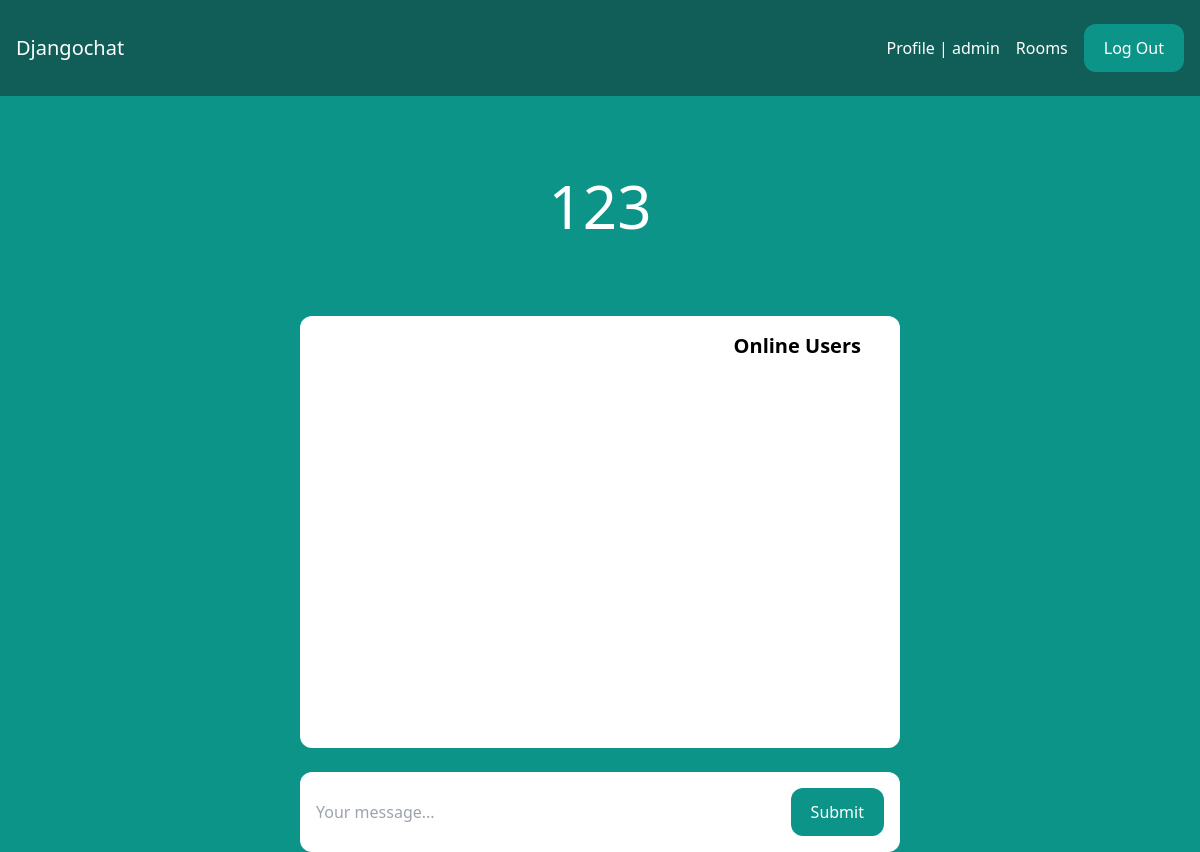
/rooms/33/ (signed in), run on an earlier commit of the app's database.
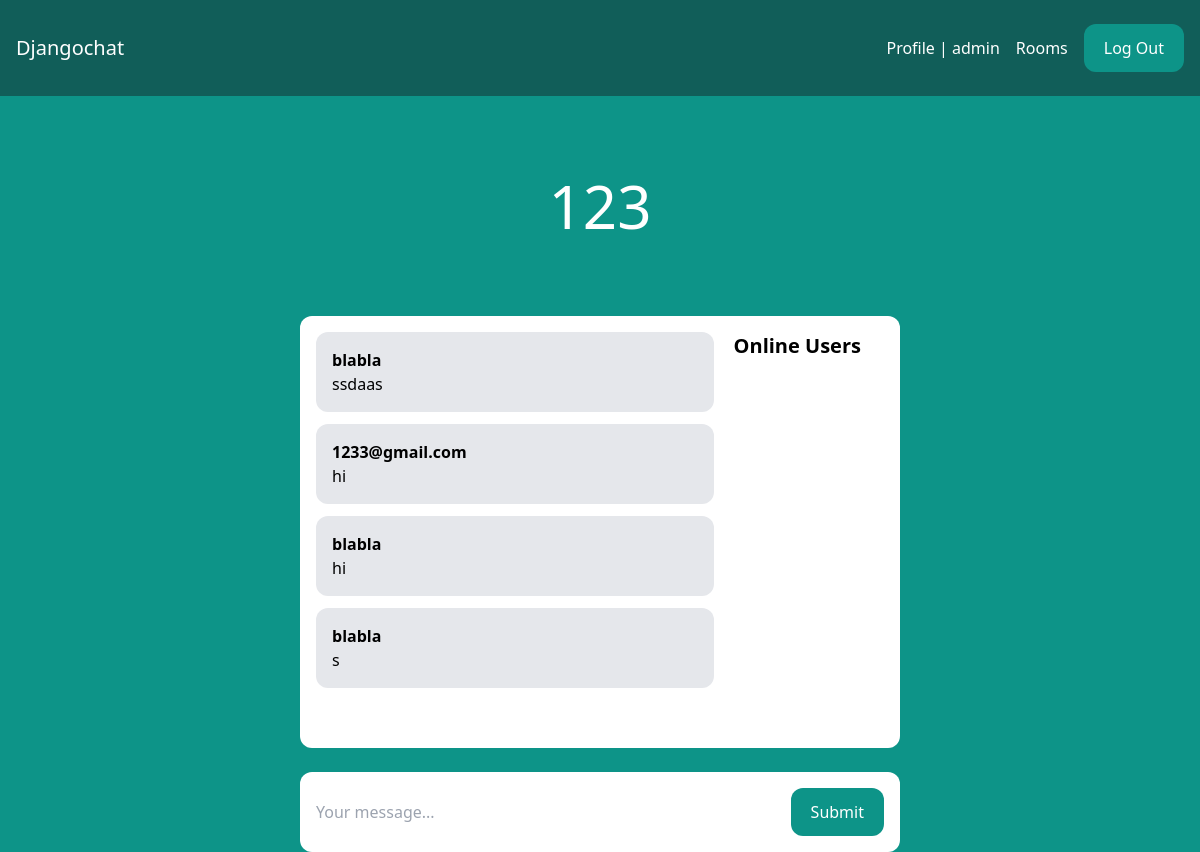
And on a later commit of the database.
### chat/models.py (models this page shows, shortened)
class Room(models.Model):
    name = models.CharField(max_length=255)
    slug = models.SlugField(unique=True)
    users = models.ManyToManyField(User, related_name='room_users', blank=True, default=None)

class Message(models.Model):
    room = models.ForeignKey(Room, related_name='messages', on_delete=models.CASCADE)
    user = models.ForeignKey(User, related_name='user', on_delete=models.CASCADE)
    content = models.TextField()
    date_added = models.DateTimeField(auto_now_add=True)
    class Meta:
        ordering = ('date_added',)

### chat/views.py (the view)
# urls.py: path("<str:room_name>/", views.room, name="room"),
@login_required
def room(request, room_name):
    room = get_object_or_404(Room, slug=room_name)
    messages = Message.objects.filter(room=room).order_by('-date_added')[:25]
    online_users = room.users.all()
    logging.debug(f"online_users: {online_users}")
    return render(request, 'room.html', {'room': room, 'messages': messages, 'online_users': online_users})

### templates/room.html (shortened to what this page needs)
{% extends 'base.html' %}
{% block content %}
    <div class="p-10 lg:p-20 text-center">
        <h1 class="text-3xl lg:text-6xl text-white">{{ room.name }}</h1>
    </div>
    <div class="lg:w-2/4 mx-4 lg:mx-auto p-4 bg-white rounded-xl">
        <div class="chat-messages-wrapper">
            <div class="chat-messages space-y-3" id="chat-messages">
                {% for message in messages reversed %}
                    <div class="p-4 bg-gray-200 rounded-xl">
                        <p class="font-semibold">{{ message.user.username }}</p>
                        <p>{{ message.content }}</p>
                    </div>
                {% endfor %}
            </div>
            <div class="online-users-wrapper">
                <div class="online-users">
                    <h2 class="text-xl font-semibold">Online Users</h2>
                </div>
            </div>
        </div>
    </div>
    <div class="lg:w-2/4 mt-6 mx-4 lg:mx-auto p-4 bg-white rounded-xl">
        <form method="post" action="." class="flex">
            <input type="text" name="content" class="flex-1 mr-3" placeholder="Your message..." id="chat-message-input">
            <button class="px-5 py-3 rounded-xl text-white bg-teal-600 hover:bg-teal-700" id="chat-message-submit">
                Submit
            </button>
        </form>
    </div>
{% endblock %}

### templates/base.html (shortened to what this page needs)
<!DOCTYPE html>
<html lang="en">
<head>
    <script src="https://cdn.tailwindcss.com"></script>
</head>
<body class="bg-teal-600">
<nav class="flex items-center justify-between px-4 py-6 bg-teal-800">
    <div>
        <a href="/" class="text-xl text-white">Djangochat</a>
    </div>
    <div class="flex items-center space-x-4">
        {% if request.user.is_authenticated %}
            <a href="{% url 'user_profile' user.username %}" class="text-white hover:text-gray-200">Profile
                | {{ user }}</a>
            <a href="/rooms/" class="text-white hover:text-gray-200">Rooms</a>
            <a href="/logout/" class="px-5 py-3 rounded-xl text-white bg-teal-600 hover:bg-teal-700">Log Out</a>
        {% else %}
            <a href="/login/" class="text-white hover:text-gray-200">Log in</a>
            <a href="/signup/" class="px-5 py-3 rounded-xl text-white bg-teal-600 hover:bg-teal-700">Sign Up</a>
        {% endif %}
    </div>
</nav>
{% block content %}
{% endblock %}
</body>
</html>

### templates/room.html (style rules this page uses)
.chat-messages-wrapper { display: flex; }
.chat-messages { width: 70%; }
.online-users-wrapper { width: 30%; padding-left: 20px; }
.online-users { height: 200px; overflow-y: auto; }

What changed in the data, as far as the page shows it:
added Message: user.username "blabla", content "ssdaas"
added Message: user.username "1233@gmail.com", content "hi"
added Message: user.username "blabla", content "hi"
added Message: user.username "blabla", content "s"
